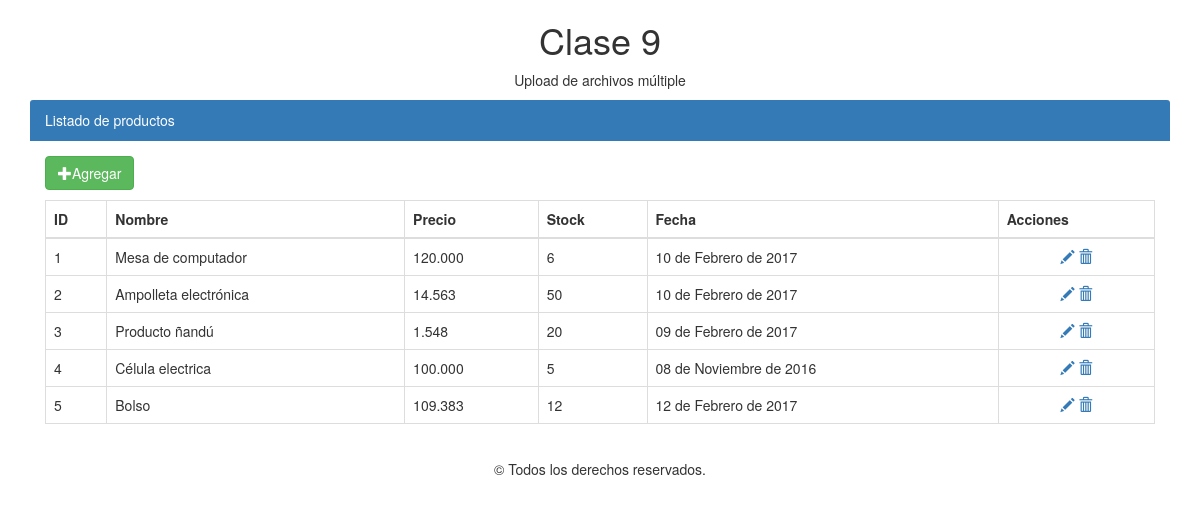
The page /index.php/productos on the database its author committed.
### tables this page shows
CREATE TABLE `productos` (
  `id` int(11) NOT NULL AUTO_INCREMENT,
  `nombre` varchar(100) NOT NULL,
  `precio` decimal(10,0) NOT NULL,
  `stock` int(11) NOT NULL,
  `fecha` date NOT NULL,
  PRIMARY KEY (`id`)
);

### application/libraries/layout.php (called while the page is built, shortened)
<?php if ( ! defined('BASEPATH') ) exit('No direct script access allowed');
class Layout
{
	private $CI;
	public $layout		= 'default';
	public function __construct($layout = 'default')
	{
		$this->CI		=& get_instance();
		$this->layout	= $layout;
	}
	function setLayout($layout)
	{
		$this->layout	= $layout;
	}
	function view($view = null, $data = null, $return = false)
	{
		$layout			= "layouts/{$this->layout}";
		$vista			= (substr($view, 0, 1) == '/' ? $view : "{$this->CI->router->directory}{$this->CI->router->class}/{$view}");
		$load_view		= array('content_for_layout' => $this->CI->load->view($vista, $data, true));
		if ( $return )
			return $this->CI->load->view($layout, $load_view, true);
		else
			$this->CI->load->view($layout, $load_view, false);
	}
}

### application/controllers/Productos.php (called while the page is built, shortened)
<?php
class Productos extends CI_Controller {
	public function __construct(){
		$this->layout->setLayout("frontend");
	}
	public function index(){
		$datos = $this->productos_model->getAll();
		$this->layout->view('index', compact("datos"));
	}
}

### index.php (called while the page is built, shortened)
<?php
require_once BASEPATH.'core/CodeIgniter.php';

### application/models/productos_model.php (called while the page is built, shortened)
<?php
class productos_model extends CI_Model {
	public function getAll(){
		$query = $this->db
		->select("id, nombre, precio, stock, fecha")
		->from("productos")
		->order_by("id","asc")
		->get();
		return $query->result();
	}
}
?>

### application/helpers/utilidades_helper.php (called while the page is built, shortened)
<?php
if(!function_exists("fecha"))
{
	function fecha($fecha){
		$dia=substr($fecha,8,2);
		$mes=substr($fecha,5,2);
		$anio=substr($fecha,0,4);
		switch ($mes){
			case '02':
			$mes="Febrero";
			break;
			case '11':
			$mes="Noviembre";
			break;
		}
		$fecha=$dia." de ".$mes." de ".$anio;
		return $fecha;
	}
}

### application/views/productos/index.php (the view, shortened to what this page needs)
<div class="container">
	<div class="panel-primary">
		<div class="panel-heading">Listado de productos</div>
		<div class="panel-body">
			<p>
				<a class="btn btn-success" href="<?php echo base_url(); ?>productos/add" title="Agregar"><span class="glyphicon glyphicon-plus" aria-hidden="true"></span>Agregar</a>
				<table class="table table-bordered table-sprited table-hover">
					<thead>
						<tr>
							<th>ID</th>
							<th>Nombre</th>
							<th>Precio</th>
							<th>Stock</th>
							<th>Fecha</th>
							<th>Acciones</th>
						</tr>
					</thead>
					<tbody>
						<?php
						foreach ($datos as $dato) { ?>
						<tr>
							<td><?php echo $dato->id; ?></td>
							<td><?php echo $dato->nombre; ?></td>
							<td><?php echo number_format($dato->precio, 0, '', '.'); ?></td>
							<td><?php echo $dato->stock; ?></td>
							<td><?php echo fecha($dato->fecha); ?></td>
							<td class="text-center">
								<a href="<?php echo base_url(); ?>productos/edit/<?php echo $dato->id; ?>" title="Editar"><span class="glyphicon glyphicon-pencil" aria-hidden="true"></span></a>
								<a href="javascript:void(0);" onclick="eliminar('<?php echo base_url(); ?>productos/delete/<?php echo $dato->id; ?>');" title="Eliminar"><span class="glyphicon glyphicon-trash" aria-hidden="true"></span></a>
							</td>
						</tr>
						<?php } ?>
					</tbody>
				</table>
			</p>
		</div>
	</div>
</div>

### rows shown on the page
productos: id "1", nombre "Mesa de computador", precio "120.000", stock "6", fecha "10 de Febrero de 2017"
productos: id "2", nombre "Ampolleta electrónica", precio "14.563", stock "50", fecha "10 de Febrero de 2017"
productos: id "3", nombre "Producto ñandú", precio "1.548", stock "20", fecha "09 de Febrero de 2017"
productos: id "4", nombre "Célula electrica", precio "100.000", stock "5", fecha "08 de Noviembre de 2016"
productos: id "5", nombre "Bolso", precio "109.383", stock "12", fecha "12 de Febrero de 2017"
